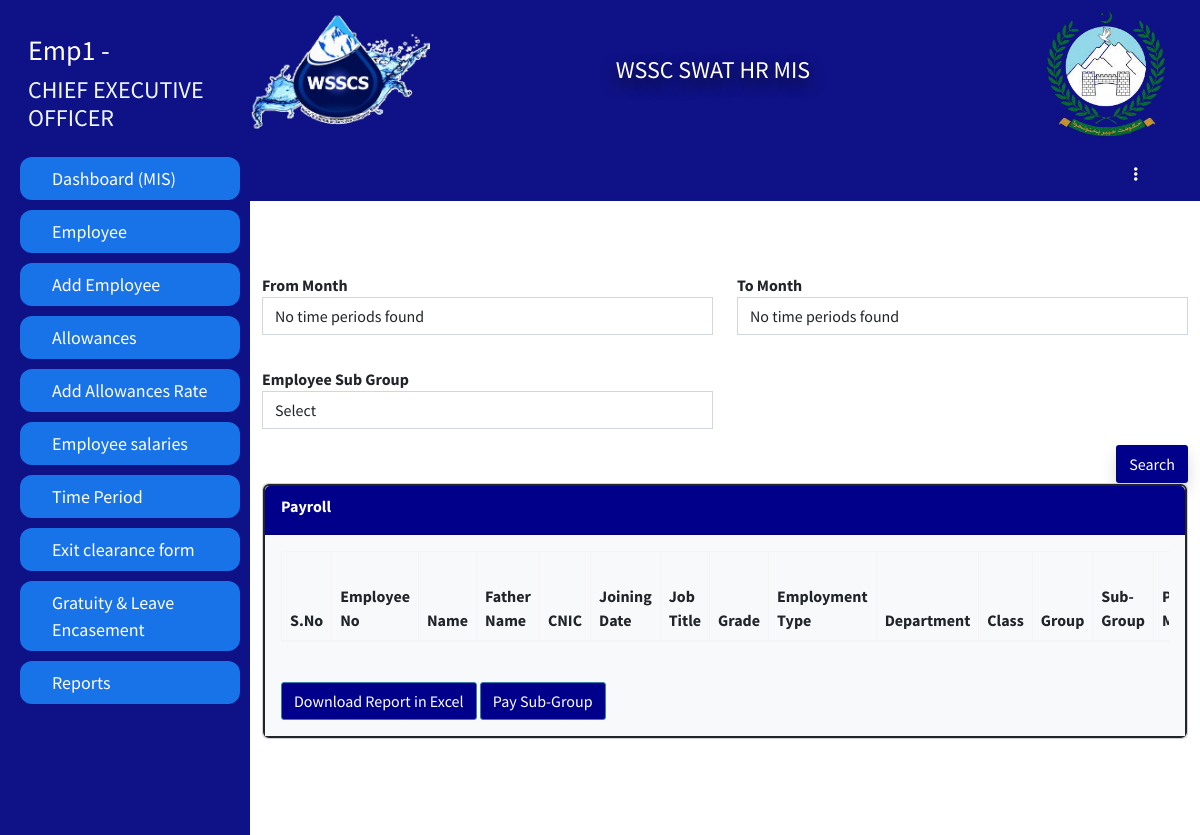
Screenshot of /hradmin/All payroll copy 2.php (signed in) with the database file from the repository.
### tables this page shows
CREATE TABLE `employeedata` (
  `Id` int(11) NOT NULL,
  `image` varchar(255) DEFAULT NULL,
  `fName` varchar(255) DEFAULT NULL,
  `mName` varchar(255) DEFAULT NULL,
  `lName` varchar(255) DEFAULT NULL,
  `father_Name` varchar(255) DEFAULT NULL,
  `CNIC` varchar(15) DEFAULT NULL,
  `email` varchar(255) DEFAULT NULL,
  `pAddress` varchar(255) DEFAULT NULL,
  `cAddress` varchar(255) DEFAULT NULL,
  `city` varchar(255) DEFAULT NULL,
  `postAddress` varchar(255) DEFAULT NULL,
  `mNumber` varchar(15) DEFAULT NULL,
  `ofphNumber` varchar(15) DEFAULT NULL,
  `Alternate_Number` varchar(15) DEFAULT NULL,
  `DofB` varchar(20) DEFAULT NULL,
  `religion` varchar(255) DEFAULT NULL,
  `gender` varchar(10) DEFAULT NULL,
  `BlGroup` varchar(5) DEFAULT NULL,
  `Domicile` varchar(255) DEFAULT NULL,
  `MaritalStatus` varchar(255) DEFAULT NULL,
  `NextofKin` varchar(255) DEFAULT NULL,
  `NextofKinCellNumber` varchar(15) DEFAULT NULL,
  `ContactPerson` varchar(255) DEFAULT NULL,
  `CPCN` varchar(15) DEFAULT NULL,
  `Employement_Group` varchar(255) DEFAULT NULL,
  `Employee_Class` varchar(255) DEFAULT NULL,
  `Employee_Group` varchar(255) DEFAULT NULL,
  `Employee_Sub_Group` varchar(255) DEFAULT NULL,
  `Employee_Quota` varchar(255) DEFAULT NULL,
  `Salary_Bank` varchar(255) DEFAULT NULL,
  `Salary_Branch` varchar(255) DEFAULT NULL,
  `Account_No` varchar(255) DEFAULT NULL,
  `Pay_Type` varchar(255) DEFAULT NULL,
  `EOBI_No` varchar(255) DEFAULT NULL,
  `Bill_Walved_Off` varchar(255) DEFAULT NULL,
  `Weekly_Working_Days` int(11) DEFAULT NULL,
  `Bill_Waived_Off` varchar(255) DEFAULT NULL,
  `Employee_Pay_Classification` varchar(255) DEFAULT NULL,
  `Grade` varchar(255) DEFAULT NULL,
  `Department` varchar(255) DEFAULT NULL,
  `Job_Tiltle` varchar(255) DEFAULT NULL,
  `Salary_Mode` varchar(255) DEFAULT NULL,
  `Status` varchar(255) DEFAULT 'NEW',
  `EmployeeNo` int(11) DEFAULT NULL,
  `Employee_Manager` int(11) DEFAULT NULL,
  `Joining_Date` varchar(20) DEFAULT NULL,
  `Contract_Expiry_Date` varchar(20) DEFAULT NULL,
  `Last_Working_Date` varchar(20) DEFAULT NULL,
  `Attendance_Supervisor` int(11) DEFAULT NULL,
  `Duty_Location` varchar(255) DEFAULT NULL,
  `Duty_Point` varchar(255) DEFAULT NULL,
  `TypeEmp` varchar(255) DEFAULT NULL,
  `type` varchar(255) DEFAULT NULL,
  `DY_Supervisor` varchar(255) DEFAULT NULL,
  `leaveAlreadyAvailed` int(255) NOT NULL DEFAULT 34
);

### hradmin/All payroll copy 2.php (the view, shortened to what this page needs)
<?php
if (!isset($_SESSION['loginid']) || !isset($_SESSION['EmployeeNumber']) || $_SESSION['Designation'] != 'HR manager') {
  error_log("Unauthorized access attempt. User: {$_SESSION['loginid']}");
  header("Location: ../logout.php");
  exit;
} else{
?><!DOCTYPE html>
<html lang="en">
  <head>
  </head>
  <body>
    <div id="main">
      <?php include ('link/desigene/sidebar.php')?>
            <div class="container-fluid m-auto py-5">
              <form action="../exselPayroll.php" target="_blank" method="post">
                <div class="row">
                  <div class="col-md-6 my-4">
                      <div class="form-group">
                        <label>From Month </label>
                        <select name="frommonth" required id="frommonth" class="form-control select2">
                        <?php
                        $select = mysqli_query($conn, "SELECT * FROM `timeperiod` WHERE `HRStatus`='ACCEPT' ORDER BY `ID` DESC");
                        if (mysqli_num_rows($select) > 0) {
                            ?>
                            <option value="">Select</option>
                            <?php
                            while ($row = mysqli_fetch_assoc($select)) {
                                $formattedDate = date('d-M-Y', strtotime($row['FromDate']));
                                echo '<option value="' . $row['FromDate'] . '">' . $formattedDate . '</option>';
                            }
                        } else {
                            echo '<option value="">No time periods found</option>';
                        }
                        ?>
                        </select>
                      </div>
                  </div>
                  <div class="col-md-6 my-4">
                      <div class="form-group">
                        <label>To Month </label>
                        <select name="tomunth" required id="tomunth" class="form-control select2">
                        <?php
                        $select = mysqli_query($conn, "SELECT * FROM `timeperiod` WHERE `HRStatus`='ACCEPT' ORDER BY `ID` DESC");
                        if (mysqli_num_rows($select) > 0) {
                            ?>
                            <option value="">Select</option>
                            <?php
                            while ($row = mysqli_fetch_assoc($select)) {
                                $formattedDate = date('d-M-Y', strtotime($row['FromDate']));
                                echo '<option value="' . $row['FromDate'] . '">' . $formattedDate . '</option>';
                            }
                        } else {
                            echo '<option value="">No time periods found</option>';
                        }
                        ?>
                        </select>
                      </div>
                  </div>
                  <div class="col-md-6 my-2">
                    <div class="form-group">
                      <label>Employee Sub Group</label>
                      <select name="Employee_Sub_Group" id="Employee_Sub_Group_drop" class="form-control " >
                    <?php
                        include ('../link/desigene/db.php');
                        $select = mysqli_query($conn,"SELECT * FROM `master` WHERE `name`='Employee_Sub_Group'");
                        if(mysqli_num_rows($select)>0){
                        ?>
                            <option value="" <?php echo ($fetchdata['Employee_Sub_Group'] == '') ? 'selected' : ''; ?>>Select</option>
                            <?php
                        }
                        ?>
                    </select>
                    </div>
                  </div>
                  <div class="col-md-12 text-end mt-2">
                    <input style="background-color: darkblue;" type="button" id="See" class="btn text-white float-right shadow" value="Search">
                  </div>
                  <div class="col-12">
                    <div class="card card-success">
                      <div class="card card-success border border-2 border-dark bg-light">
                        <div style="background-color: darkblue;" class="card-header  text-white fw-bold">
                          <div class="card-title">Payroll</div>
                        </div>
                        <div class="card-body bg-light">
                          <div class="col-lg-12 col-md-12 col-sm-12 col-xs-12 table-responsive">
                            <table  class="table table-bordered table-striped">
                            <thead>
                              <tr>
                                  <th>S.No</th>
                                  <th>Employee No	</th>
                                  <th>Name</th>
                                  <th>Father Name</th>
                                  <th>CNIC</th>
                                  <th>Joining Date</th>
                                  <th>Job Title</th>
                                  <th>Grade</th>
                                  <th>Employment Type</th>
                                  <th>Department</th>
                                  <th>Class</th>
                                  <th>Group</th>
                                  <th>Sub-Group</th>
                                  <th>Payment Mode</th>
                              </tr>
                          </thead>
                        </table>
                          </div>
                          <div class="col-md-12">
                            <div class="form-group">
                              <div class="clearfix">&nbsp;</div>
                              <button type="submit" id="submit" name="submit" style="background-color: darkblue;" class="btn btn-primary">Download Report in Excel</button>
                              <button type="submit" id="Sub-Group" name="Sub-Group" style="background-color: darkblue;" class="btn btn-primary">Pay Sub-Group</button>
                            </div>
                          </div>
                        </div>
                          </div>
                        </div>
                  </div>
                </div>
              </form>
            </div>
          </div>
  <div class="clearfix">&nbsp;</div>
  <div class="clearfix">&nbsp;</div>
  </body>
</html><?php }?>

### hradmin/link/desigene/sidebar.php (shortened to what this page needs)
<div id="mySidenav" class="sidenav">
  <div class="row w-100">
  <div class="profile col-12">
  <?php
      $emil= $_SESSION['EmployeeNumber'];
      include('../link/desigene/db.php');
      $selectsession=mysqli_query($conn,"SELECT * FROM `employeedata` WHERE `EmployeeNo`='$emil'");
      while($row=mysqli_fetch_array($selectsession)){
      ?>
      <h3> <?php echo $row['fName']?> <?php echo $row['lName']?></h3>
      <h4> <?php echo $row['Job_Tiltle']?></h4>
      <?php }?>
  </div>
  </div>
              <a href="index.php" class="nav-link mt-3">Dashboard (MIS)</a>
              <a href="EmployementData.php" class="nav-link">
                  Employee
                </a>
              <a class="dropbtn nav-link" href="employeePersonalInfo.php">
                  Add Employee
                </a>
                <a href="allowances_details.php" class="nav-link">
                  Allowances
                </a>
                <a href="allowancepay.php" class="nav-link">
                 Add Allowances Rate
                </a>
                <a href="employeeCountotal.php" class="nav-link">
                 Employee salaries
                </a>
                <a href="timepriod.php" class="nav-link">
                 Time Period
                </a>
                <a href="EXITCLEARANCEFORM.php" class="nav-link">
                  Exit clearance form
                </a>
                <a href="Gratuity.php">
                Gratuity & Leave Encasement
                </a>
                <a href="Leaves.php" class="nav-link">
                  Reports
                </a>
              </div>

### hradmin/css/style.css (style rules this page uses)
.sidenav { height: 100%; width: 250px; position: fixed; z-index: 1; top: 0; left: 0; background-color: #0f1286; overflow-x: hidden; transition: 0.5s; padding-top: 10px; }
.sidenav a { padding: 8px 8px 8px 32px; text-decoration: none; font-size: 10px !important; color: #fff; display: block; transition: 0.3s; background-color: #1873e8; margin-left: 20px; margin-right: 10px; margin-top: 10px; border-radius: 12px; }
#main { transition: margin-left .5s; margin-left: 250px; }
.profile { padding-left: 40px; }
.profile h3 { color: #fff; }
.profile h4 { color: aliceblue; }
.form-group label { font-weight: bold; }
.sidenav a { padding: 8px 8px 8px 32px; text-decoration: none; font-size: 18px !important; color: #fff; display: block; transition: 0.3s; background-color: #1873e8; margin-left: 20px; margin-right: 10px; margin-top: 10px; border-radius: 12px; }

### rows the page displays
employeedata: fName "Emp1", lName "-", Job_Tiltle "CHIEF EXECUTIVE OFFICER"
